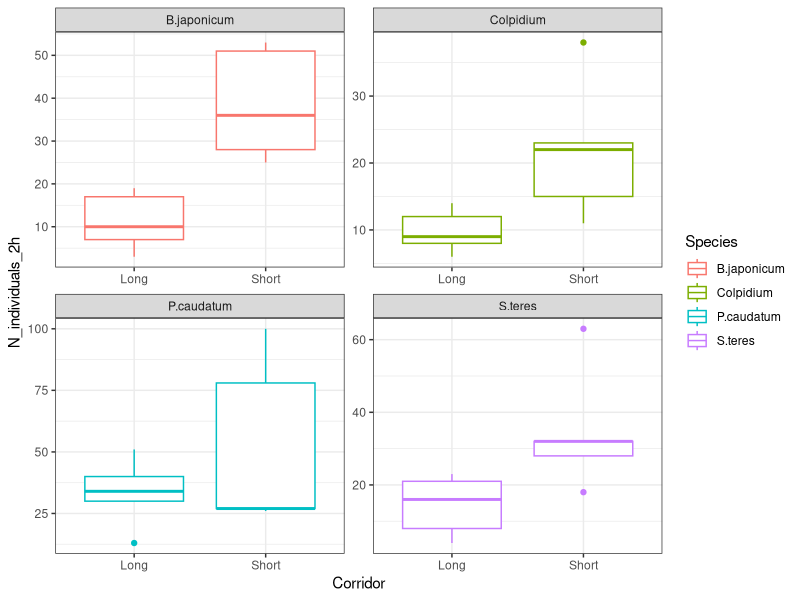
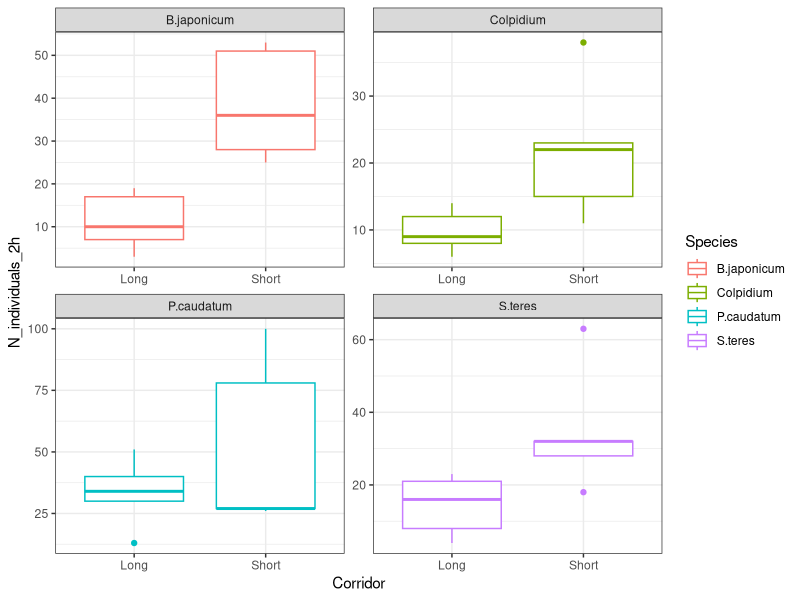

These charts were generated, in order, by the following R code:
#########################################################################################
### DISPERSAL TEST LONG VS SHORT CORRIDORS #####
#########################################################################################

#preable
library(openxlsx)
library(tidyverse) # data wrangling and plotting
library(ggplot2)


#load data
data<-read.xlsx("Data/Dispersal_experiments_data.xlsx", sheet = "Prey_species", colNames = T)

#perform Mann-Whitney-Wilcoxon Test
wilcox.test(N_individuals_2h ~ Corridor,data = data %>% filter(Species == "P.caudatum"))
wilcox.test(N_individuals_2h ~ Corridor,data = data %>% filter(Species == "B.japonicum"))
wilcox.test(N_individuals_2h ~ Corridor,data = data %>% filter(Species == "S.teres"))
wilcox.test(N_individuals_2h ~ Corridor,data = data %>% filter(Species == "Colpidium"))

#plot boxplots to see difference between long and short facet species
ggplot(data, aes (x = Corridor, y = N_individuals_2h, color = Species))+
  geom_boxplot()+
  facet_wrap(~Species, scales = "free")+
  theme_bw()
ggsave("dispersal_boxplots.pdf", units = "in", width = 10, height = 10)
